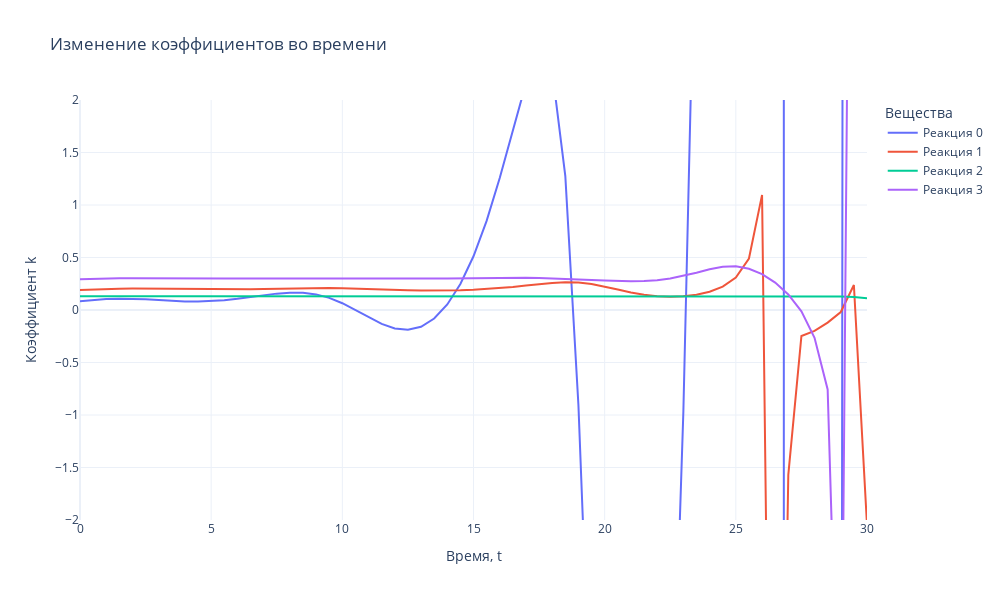

The notebook cell this image was saved under:
### Code cell
fig = go.Figure()

# Добавляем линии для каждого вещества
for i in range(k_pred.shape[0]):  
    fig.add_trace(go.Scatter(
        x=tsteps, 
        y=k_pred[i, :], 
        mode='lines', 
        name=f'Реакция {i}'
    ))

# Настройки графика
fig.update_layout(
    title='Изменение коэффициентов во времени',
    xaxis_title='Время, t',
    yaxis_title='Коэффициент k',
    legend_title='Вещества',
    template='plotly_white',
    width=1000,  
    height=600
)

# Ограничение оси Y (аналог plt.ylim)
fig.update_yaxes(range=[-2, 2])  

# Отображение графика
fig.show()
